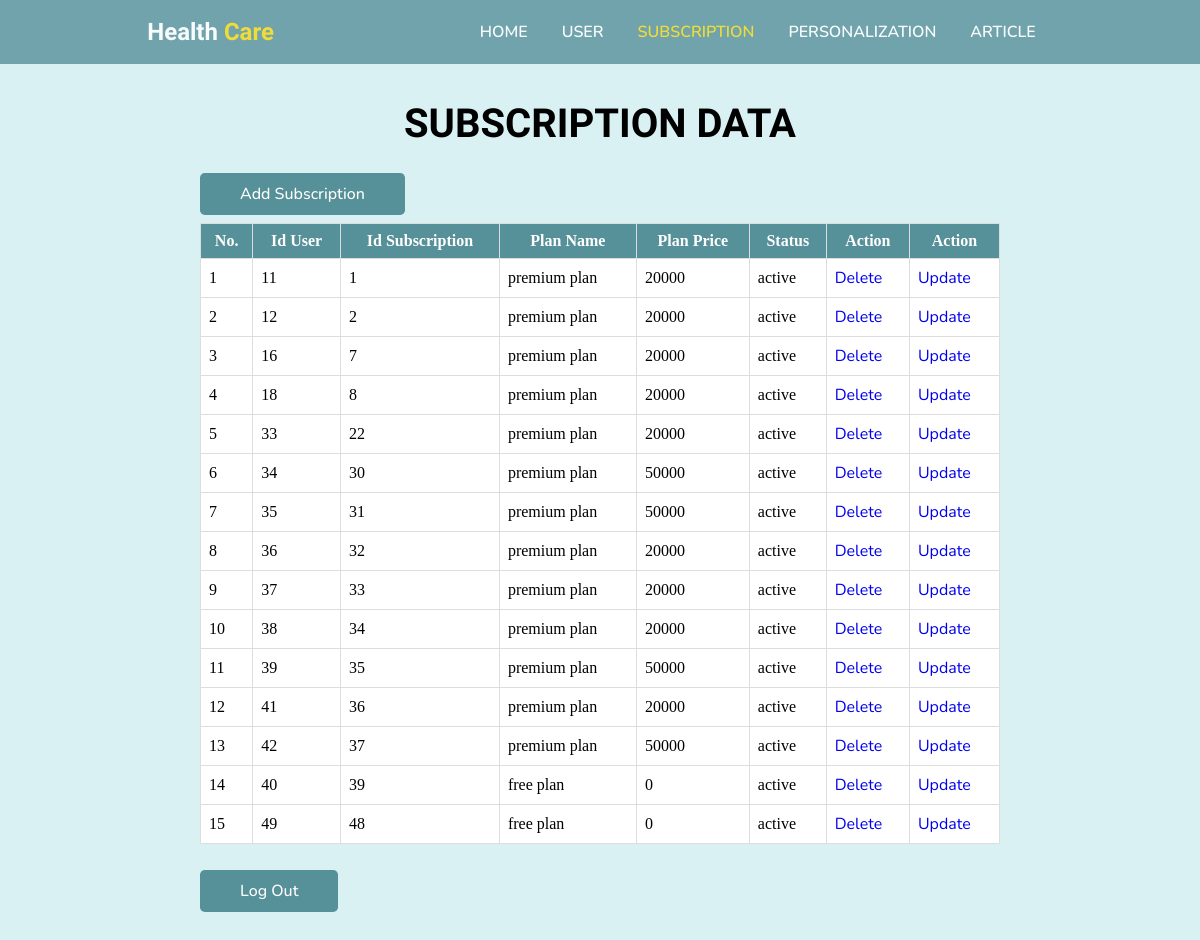
The app's page /admin/adminsubs.php with its own data.
### tables this page shows
CREATE TABLE `subscription` (
  `id_subscription` int(11) NOT NULL,
  `id_user` int(11) NOT NULL,
  `plan_name` varchar(50) NOT NULL,
  `plan_price` varchar(225) NOT NULL,
  `status` varchar(11) NOT NULL
);

### admin/adminsubs.php (the view, shortened to what this page needs)
<!DOCTYPE html>
<html lang="en">
<head>
    <link rel="stylesheet" href="style_main.css">
</head>
<body>
    <header>
        <div class="logo">
            <h2>Health <span>Care</span></h2>
        </div>
        <ul class="navbar">
            <li><a href="index.php" class="btn-nav">Home</a></li>
            <li><a href="adminuser.php" class="btn-nav">User</a></li>
            <li><a href="adminsubs.php" class="btn-active">Subscription</a></li>
            <li><a href="adminperson.php" class="btn-nav">Personalization</a></li>
            <li><a href="adminarticle.php" class="btn-nav">Article</a></li>
        </ul>
    </header>
    <section class="user">
        <h1 class="heading">Subscription Data</h1>
        <br>
        <br>
        <a href="adminsubsadd.php" class="btn">Add Subscription</a>
        <br>
        <br>
        <table border="1" class="table">
            <tr>
                <th>No.</th>
                <th>Id User</th>
                <th>Id Subscription</th>
                <th>Plan Name</th>
                <th>Plan Price</th>
                <th>Status</th>
                <th>Action</th>
                <th>Action</th>
            </tr>
            <?php
            include '../connect.php';
            $query_mysql = mysqli_query($mysqli, "SELECT * FROM subscription") or die(mysqli_error($mysqli));
            $nomor = 1;
            while ($data = mysqli_fetch_array($query_mysql)) {
                ?>
                <tr>
                    <td><?php echo $nomor++; ?></td>
                    <td><?php echo $data['id_user']; ?></td>
                    <td><?php echo $data['id_subscription']; ?></td>
                    <td><?php echo $data['plan_name']; ?></td>
                    <td><?php echo $data['plan_price']; ?></td>
                    <td><?php echo $data['status']; ?></td>
                    <td><a href="adminsubsdelete.php?id=<?php echo $data['id_subscription']; ?>"
                            class="btn-hapus">Delete</a> </td>
                    <td><a href="adminsubsupdate.php?id=<?php echo $data['id_subscription']; ?>"
                            class="btn-update">Update</a> </td>
                </tr>
            <?php } ?>
        </table>
        <br>
        <br>
        <a href="../loginpage.php" class="btn">Log Out</a>
    </section>
</body>
</html>

### admin/style_main.css (style rules this page uses)
* { margin: 0; padding: 0; box-sizing: border-box; scroll-padding-top: 4rem; scroll-behavior: smooth; list-style: none; text-decoration: none; }
h1, h2 { font-family: "Signika", sans-serif; }
a, p, li, h3, label { font-family: "Nunito", sans-serif; }
:root { --main-color: #569099; --second-color: #f6d809; --text-color: #1b1b1b; --bg-color: #ffff; --box-shadow: 2px 2px 10px 4px rgb(14 55 54 / 15%); }
section { padding: 100px 200px; }
header { position: fixed; width: 100%; top: 0; right: 0; z-index: 10000; display: flex; justify-content: space-around; align-items: center; padding: 18px 100px; transition: 0.5s linear; background-color: var(--main-color); opacity: 0.8; }
.logo h2 { color: white; }
.logo span { color: #f6d809; }
.navbar { display: flex; }
.btn-nav { padding: 8px 17px; text-decoration: none; color: white; font-size: 1rem; text-transform: uppercase; font-weight: 600; }
.btn-active { padding: 8px 17px; text-decoration: none; color: var(--second-color); font-size: 1rem; text-transform: uppercase; font-weight: 600; }
.user { width: 100%; min-height: 100vh; background: #d9f1f3; background-repeat: no-repeat; background-size: cover; background-position: center; }
.heading { color: rgb(0, 0, 0); font-size: 40px; font-weight: 600; text-align: center; text-transform: uppercase; }
.table { width: 100%; border-collapse: collapse; background: var(--bg-color); background-size: cover; background-repeat: no-repeat; }
.table th, .table td { border: 1px solid #ddd; padding: 8px; }
.table th { background-color: var(--main-color); color: #fff; }
.btn { padding: 10px 40px; border-radius: 0.3rem; background: var(--main-color); color: var(--bg-color); font-weight: 500; }

### records on screen
subscription: id_user "11", id_subscription "1", plan_name "premium plan", plan_price "20000", status "active"
subscription: id_user "12", id_subscription "2", plan_name "premium plan", plan_price "20000", status "active"
subscription: id_user "16", id_subscription "7", plan_name "premium plan", plan_price "20000", status "active"
subscription: id_user "18", id_subscription "8", plan_name "premium plan", plan_price "20000", status "active"
subscription: id_user "33", id_subscription "22", plan_name "premium plan", plan_price "20000", status "active"
subscription: id_user "34", id_subscription "30", plan_name "premium plan", plan_price "50000", status "active"
subscription: id_user "35", id_subscription "31", plan_name "premium plan", plan_price "50000", status "active"
subscription: id_user "36", id_subscription "32", plan_name "premium plan", plan_price "20000", status "active"
subscription: id_user "37", id_subscription "33", plan_name "premium plan", plan_price "20000", status "active"
subscription: id_user "38", id_subscription "34", plan_name "premium plan", plan_price "20000", status "active"
subscription: id_user "39", id_subscription "35", plan_name "premium plan", plan_price "50000", status "active"
subscription: id_user "41", id_subscription "36", plan_name "premium plan", plan_price "20000", status "active"
subscription: id_user "42", id_subscription "37", plan_name "premium plan", plan_price "50000", status "active"
subscription: id_user "40", id_subscription "39", plan_name "free plan", plan_price "0", status "active"
subscription: id_user "49", id_subscription "48", plan_name "free plan", plan_price "0", status "active"
